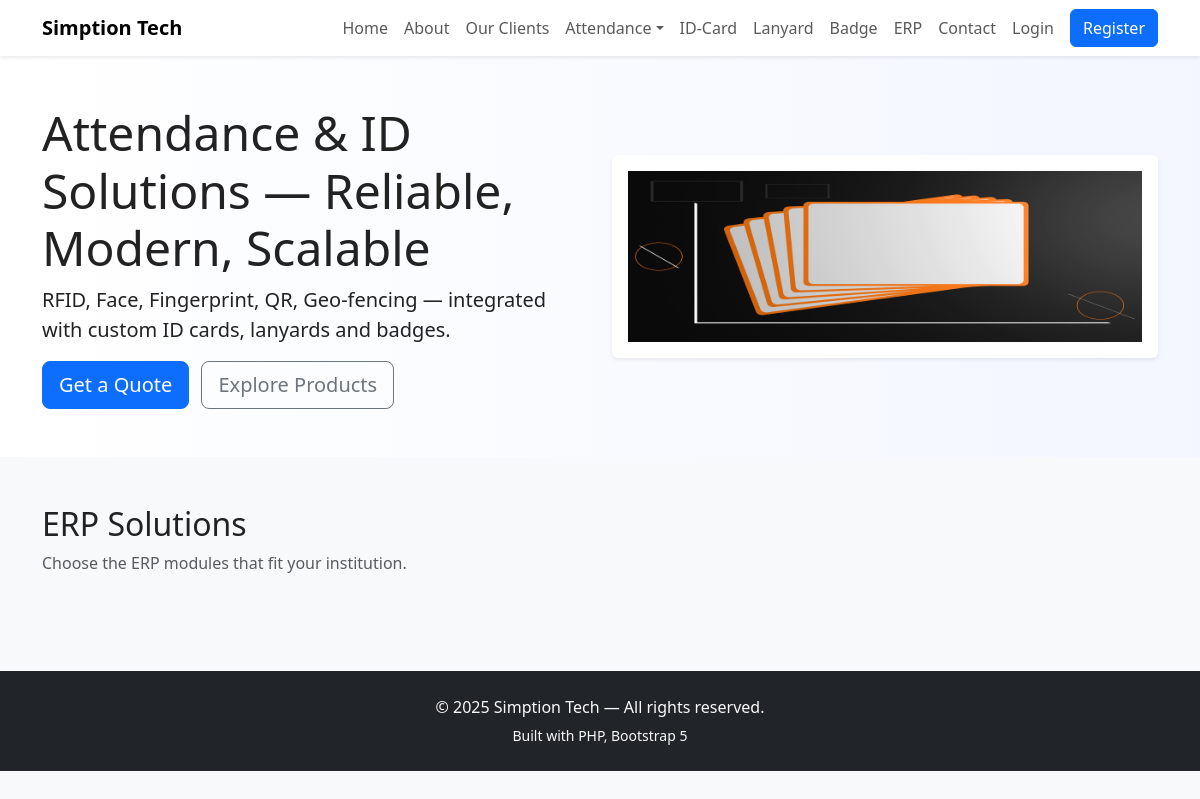
The app's page /erp.php, older data.
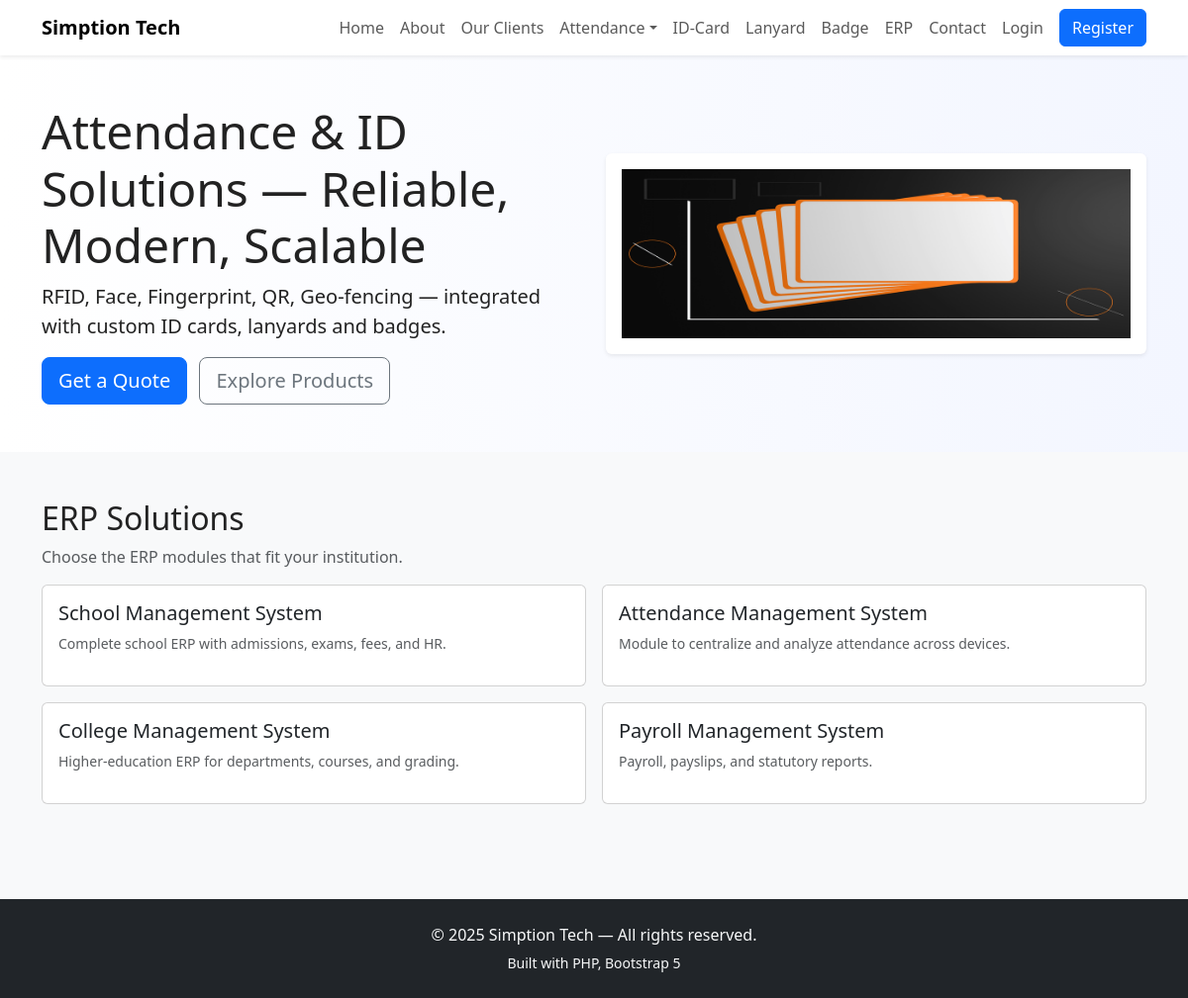
The same page, newer data.
### tables this page shows
CREATE TABLE IF NOT EXISTS erp_modules (
id INT AUTO_INCREMENT PRIMARY KEY,
slug VARCHAR(100) UNIQUE,
title VARCHAR(200),
description TEXT
);

### erp.php (the view)
<?php
require 'connection/db.php';
include 'includes/header.php';
$stmt = $pdo->query("SELECT * FROM erp_modules ORDER BY id");
$modules = $stmt->fetchAll();
?>
<div class="container py-5">
  <h2>ERP Solutions</h2>
  <p class="text-muted">Choose the ERP modules that fit your institution.</p>
  <div class="row g-3">
    <?php foreach ($modules as $m): ?>
      <div class="col-md-6">
        <div class="card p-3">
          <h5><?php echo htmlspecialchars($m['title']); ?></h5>
          <p class="small text-muted">
            <?php echo htmlspecialchars($m['description']); ?>
          </p>
        </div>
      </div>
    <?php endforeach; ?>
  </div>
</div>
<?php include 'includes/footer.php'; ?>

Row changes from the older to the newer data that the page shows:
added erp_modules: title "School Management System", description "Complete school ERP with admissions, exams, fees, and HR."
added erp_modules: title "Attendance Management System", description "Module to centralize and analyze attendance across devices."
added erp_modules: title "College Management System", description "Higher-education ERP for departments, courses, and grading."
added erp_modules: title "Payroll Management System", description "Payroll, payslips, and statutory reports."
